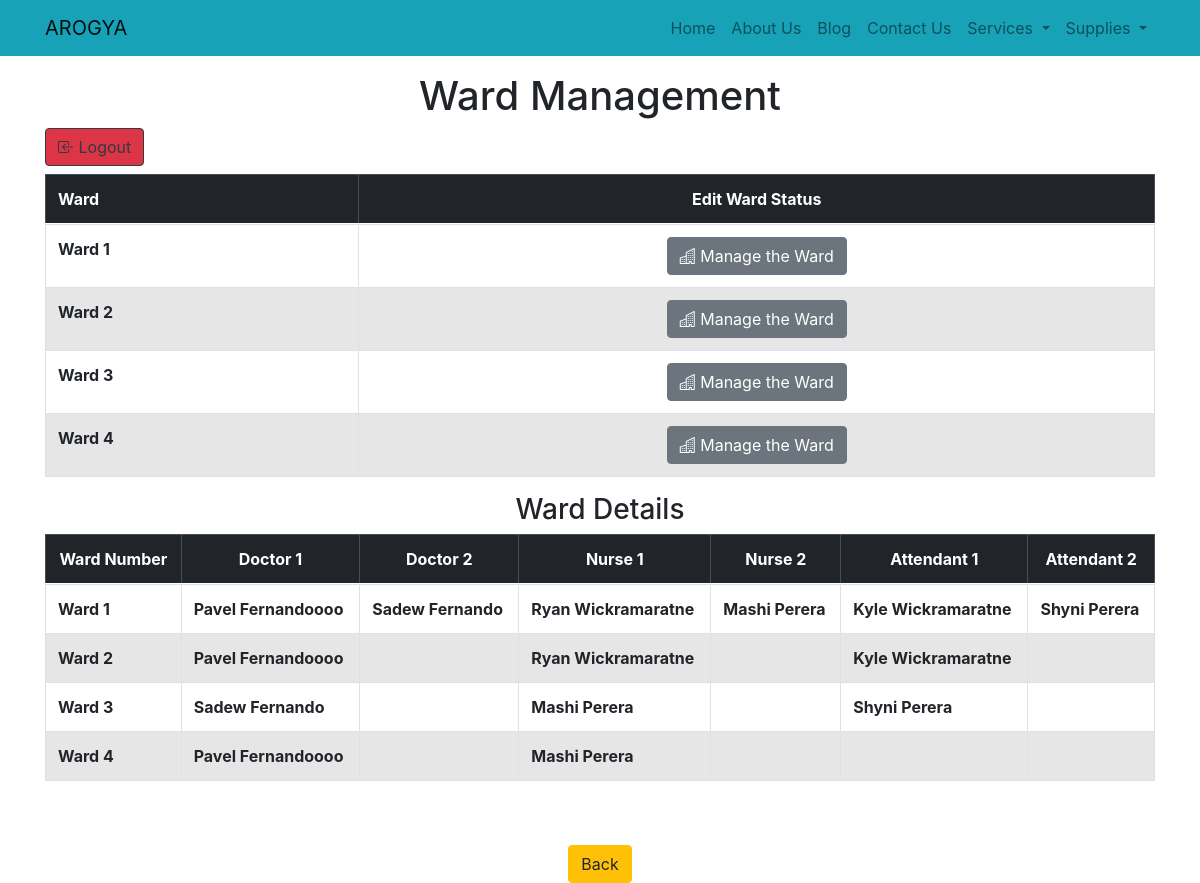
The app's page /Page_Files/Wards.php (signed in) with its own data.
### tables this page shows
CREATE TABLE IF NOT EXISTS `wards` (
  `id` int(10) NOT NULL AUTO_INCREMENT,
  `w_number` varchar(50) NOT NULL,
  `Doctor1` varchar(50) NOT NULL,
  `Doctor2` varchar(50) NOT NULL,
  `Nurse1` varchar(50) NOT NULL,
  `Nurse2` varchar(50) NOT NULL,
  `Nurse3` varchar(50) NOT NULL,
  `Nurse4` varchar(50) NOT NULL,
  `Attendant1` varchar(50) NOT NULL,
  `Attendant2` varchar(50) NOT NULL,
  PRIMARY KEY (`id`)
);

### Page_Files/Wards.php (the view, shortened to what this page needs)
<?php include "../header.php"?>
<nav class="navbar       navbar-light    bg-info        navbar-expand-sm    fixed-top">
     <div class="container">
          <a href="#" class="navbar-brand" > AROGYA </a>
          <div class="collapse          navbar-collapse"    id="navbarNavDropdown">  <! –– Nav Bar can collapse like a drop down button ––>
               <ul class="navbar-nav    ms-auto">
                    <li class="nav-item">         <a href="Details_Pages/Home.php"    class="nav-link"> Home </a>            </li>
                    <li class="nav-item">         <a href="Details_Pages/About.php"   class="nav-link"> About Us </a>        </li>
                    <li class="nav-item">         <a href="Details_Pages/Blog.php"    class="nav-link"> Blog </a>            </li>
                    <li class="nav-item">         <a href="Details_Pages/Contact.php" class="nav-link"> Contact Us </a>      </li>
                    <li class="nav-item dropdown">
                      <a class="nav-link dropdown-toggle" href="#" id="navbarDropdownMenuLink" data-toggle="dropdown" >     Services       </a>
                    </li>
                    <li class="nav-item dropdown">
                      <a class="nav-link dropdown-toggle" href="#" id="navbarDropdownMenuLink" data-toggle="dropdown" >     Supplies       </a>
                    </li>
                </ul>
          </div>
     </div>
</nav>
<br><br><br>
  <div class="container">
    <h1 class="text-center" >Ward Management</h1>
      <?php
      echo "<a href='../Logout_Function.php?logout' class='btn btn-danger btn-outline-dark mb-2'> <i class='bi bi-box-arrow-in-left'></i> Logout</a>"
      ?>
    <table class="table table-striped table-bordered table-hover">
      <thead class="table-dark">
        <tr>
          <th  scope="col">Ward</th>
          <th  scope="col" colspan="3" class="text-center">Edit Ward Status</th>
        </tr>
      </thead>
      <tbody>
        <tr>
          <?php
            $query="SELECT * FROM wards";
            $view_ward= mysqli_query($conn,$query);
            while($row= mysqli_fetch_assoc($view_ward))
            {
              $id = $row['id'];
              $wnum = $row['w_number'];
              echo "<tr >";
              echo " <th scope='row' >{$wnum}</th>";
              echo " <td class='text-center' > <a href='Functions_Ward/Ward_Manage.php?edit&user_id={$id}' class='btn btn-secondary'><i class='bi bi-building'></i> Manage the Ward</a> </td>";
              echo " </tr> ";
            }
          ?>
        </tr>
      </tbody>
    </table>
    <h3 class="text-center" >Ward Details</h3>
    <table class="table table-striped table-bordered table-hover">
      <thead class="table-dark">
        <tr>
          <th  scope="col"  class="text-center">Ward Number</th>
          <th  scope="col"  class="text-center">Doctor 1</th>
          <th  scope="col"  class="text-center">Doctor 2</th>
          <th  scope="col"  class="text-center">Nurse 1</th>
          <th  scope="col"  class="text-center">Nurse 2</th>
          <th  scope="col"  class="text-center">Attendant 1</th>
          <th  scope="col"  class="text-center">Attendant 2</th>
        </tr>
      </thead>
      <tbody>
        <tr>
          <?php
            $query="SELECT * FROM wards";
            $view_ward= mysqli_query($conn,$query);
            while($row= mysqli_fetch_assoc($view_ward))
            {
              $wnum = $row['w_number'];
              $doc1 = $row['Doctor1'];
              $doc2 = $row['Doctor2'];
              $nur1 = $row['Nurse1'];
              $nur2 = $row['Nurse2'];
              $atten1 = $row['Attendant1'];
              $atten2 = $row['Attendant2'];
              echo "<tr >";
              echo " <th scope='row' >{$wnum}</th>";
              echo " <th scope='row' >{$doc1}</th>";
              echo " <th scope='row' >{$doc2}</th>";
              echo " <th scope='row' >{$nur1}</th>";
              echo " <th scope='row' >{$nur2}</th>";
              echo " <th scope='row' >{$atten1}</th>";
              echo " <th scope='row' >{$atten2}</th>";
              echo " </tr> ";
            }
          ?>
        </tr>
      </tbody>
    </table>
  </div>
<div class="container text-center mt-3">
      <a href="Details_Pages/Home.php" class="btn btn-warning mt-5"> Back </a>

### records on screen
wards: w_number "Ward 1", Doctor1 "Pavel Fernandoooo", Doctor2 "Sadew Fernando", Nurse1 "Ryan Wickramaratne", Nurse2 "Mashi Perera", Attendant1 "Kyle Wickramaratne", Attendant2 "Shyni Perera"
wards: w_number "Ward 2", Doctor1 "Pavel Fernandoooo", Nurse1 "Ryan Wickramaratne", Attendant1 "Kyle Wickramaratne"
wards: w_number "Ward 3", Doctor1 "Sadew Fernando", Nurse1 "Mashi Perera", Attendant1 "Shyni Perera"
wards: w_number "Ward 4", Doctor1 "Pavel Fernandoooo", Nurse1 "Mashi Perera"
